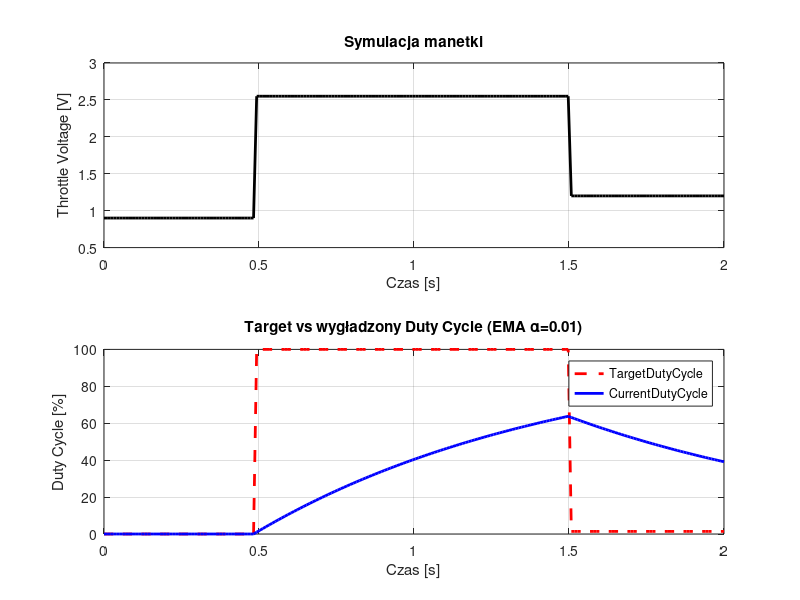

Here is the MATLAB script that generated this plot:
clear; clc; close all;

% Parametry
MIN_V = 0.9;
MAX_V = 2.55;
DUTY_MIN = 0;
DUTY_MAX = 100;
alpha = 0.01;
time = linspace(0, 2, 200); % 200 próbek na 2 sekundy

% Symulacja manetki
throttleVoltage = MIN_V * ones(size(time));
throttleVoltage(50:151) = 2.55;  % nagły skok
throttleVoltage(151:end) = 1.2;  % powrót w dół

% Wyliczenie targetDutyCycle
normalizedVoltage = (throttleVoltage - MIN_V) / (MAX_V - MIN_V);
normalizedVoltage = max(0, min(1, normalizedVoltage));
targetDutyCycle = DUTY_MIN + (DUTY_MAX - DUTY_MIN) * (normalizedVoltage .^ 2.5);

% Wygładzanie EMA
currentDutyCycle = zeros(size(time));
for i = 2:length(time)
    currentDutyCycle(i) = currentDutyCycle(i-1) + alpha * (targetDutyCycle(i) - currentDutyCycle(i-1));
end

% Wykres
figure;
subplot(2,1,1);
plot(time, throttleVoltage, 'k', 'LineWidth', 2);
xlabel('Czas [s]');
ylabel('Throttle Voltage [V]');
title('Symulacja manetki');
grid on;

subplot(2,1,2);
plot(time, targetDutyCycle, 'r--', 'LineWidth', 2); hold on;
plot(time, currentDutyCycle, 'b', 'LineWidth', 2);
xlabel('Czas [s]');
ylabel('Duty Cycle [%]');
title(['Target vs wygładzony Duty Cycle (EMA \alpha=' num2str(alpha) ')']);
legend('TargetDutyCycle', 'CurrentDutyCycle');
grid on;
